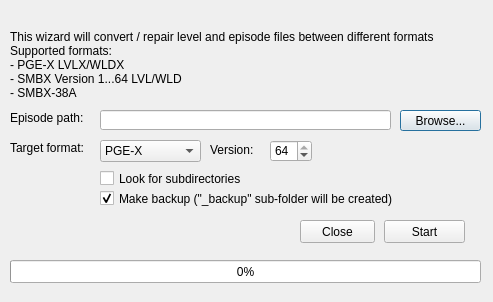
<?xml version="1.0" encoding="UTF-8"?>
<ui version="4.0">
 <class>EpisodeConverter</class>
 <widget class="QDialog" name="EpisodeConverter">
  <property name="geometry">
   <rect>
    <x>0</x>
    <y>0</y>
    <width>493</width>
    <height>302</height>
   </rect>
  </property>
  <property name="windowTitle">
   <string>Episode conversion tool</string>
  </property>
  <widget class="QLabel" name="label">
   <property name="geometry">
    <rect>
     <x>10</x>
     <y>30</y>
     <width>471</width>
     <height>71</height>
    </rect>
   </property>
   <property name="text">
    <string>This wizard will convert / repair level and episode files between different formats
Supported formats:
- PGE-X LVLX/WLDX
- SMBX Version 1...64 LVL/WLD
- SMBX-38A</string>
   </property>
   <property name="alignment">
    <set>Qt::AlignLeading|Qt::AlignLeft|Qt::AlignTop</set>
   </property>
   <property name="wordWrap">
    <bool>true</bool>
   </property>
  </widget>
  <widget class="QLineEdit" name="episodePath">
   <property name="geometry">
    <rect>
     <x>100</x>
     <y>110</y>
     <width>291</width>
     <height>20</height>
    </rect>
   </property>
  </widget>
  <widget class="QLabel" name="label_2">
   <property name="geometry">
    <rect>
     <x>10</x>
     <y>110</y>
     <width>81</width>
     <height>16</height>
    </rect>
   </property>
   <property name="text">
    <string>Episode path:</string>
   </property>
  </widget>
  <widget class="QPushButton" name="pushButton">
   <property name="geometry">
    <rect>
     <x>400</x>
     <y>110</y>
     <width>81</width>
     <height>21</height>
    </rect>
   </property>
   <property name="text">
    <string>Browse...</string>
   </property>
  </widget>
  <widget class="QComboBox" name="targetFormat">
   <property name="geometry">
    <rect>
     <x>100</x>
     <y>140</y>
     <width>101</width>
     <height>22</height>
    </rect>
   </property>
   <item>
    <property name="text">
     <string>PGE-X</string>
    </property>
   </item>
   <item>
    <property name="text">
     <string>SMBX-1...64</string>
    </property>
   </item>
   <item>
    <property name="text">
     <string>SMBX-38A</string>
    </property>
   </item>
  </widget>
  <widget class="QLabel" name="label_3">
   <property name="geometry">
    <rect>
     <x>10</x>
     <y>140</y>
     <width>81</width>
     <height>16</height>
    </rect>
   </property>
   <property name="text">
    <string>Target format:</string>
   </property>
  </widget>
  <widget class="QLabel" name="label_4">
   <property name="geometry">
    <rect>
     <x>210</x>
     <y>140</y>
     <width>51</width>
     <height>20</height>
    </rect>
   </property>
   <property name="text">
    <string>Version:</string>
   </property>
  </widget>
  <widget class="QSpinBox" name="targetFormatVer">
   <property name="geometry">
    <rect>
     <x>270</x>
     <y>140</y>
     <width>42</width>
     <height>22</height>
    </rect>
   </property>
   <property name="maximum">
    <number>64</number>
   </property>
   <property name="value">
    <number>64</number>
   </property>
  </widget>
  <widget class="QCheckBox" name="lookForSubDirs">
   <property name="geometry">
    <rect>
     <x>100</x>
     <y>170</y>
     <width>381</width>
     <height>17</height>
    </rect>
   </property>
   <property name="text">
    <string>Look for subdirectories</string>
   </property>
  </widget>
  <widget class="QCheckBox" name="makeBacup">
   <property name="geometry">
    <rect>
     <x>100</x>
     <y>190</y>
     <width>381</width>
     <height>17</height>
    </rect>
   </property>
   <property name="text">
    <string>Make backup (&quot;_backup&quot; sub-folder will be created)</string>
   </property>
   <property name="checked">
    <bool>true</bool>
   </property>
  </widget>
  <widget class="QPushButton" name="DoMadJob">
   <property name="geometry">
    <rect>
     <x>384</x>
     <y>220</y>
     <width>81</width>
     <height>23</height>
    </rect>
   </property>
   <property name="text">
    <string>Start</string>
   </property>
  </widget>
  <widget class="QPushButton" name="closeBox">
   <property name="geometry">
    <rect>
     <x>300</x>
     <y>220</y>
     <width>75</width>
     <height>23</height>
    </rect>
   </property>
   <property name="text">
    <string>Close</string>
   </property>
  </widget>
  <widget class="QProgressBar" name="progressBar">
   <property name="geometry">
    <rect>
     <x>10</x>
     <y>260</y>
     <width>471</width>
     <height>23</height>
    </rect>
   </property>
   <property name="value">
    <number>0</number>
   </property>
   <property name="textVisible">
    <bool>true</bool>
   </property>
  </widget>
 </widget>
 <resources/>
 <connections/>
</ui>
